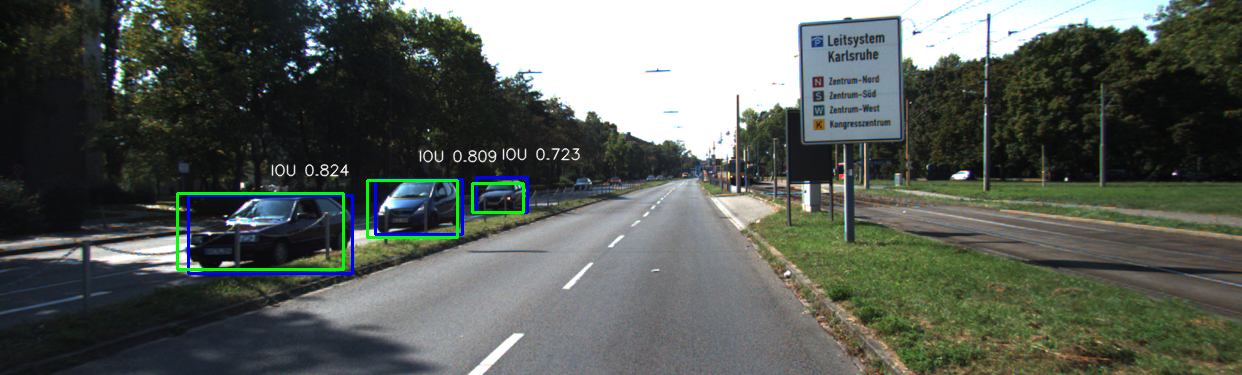
#> input picture IOU_evaluations/Inception_v2_detections_original/Inception_v2_IOU_11.png, 1242 x 375 px, given in place of image.jpg, which was not available
$ python Lane_segmentation.py
#> lines starting #> are read from the running program, lines starting #| are printed output that depends on the picture; after the words box and inside, x2 and y2 are one past the last pixel; in counts of white or black regions, pixels touching at a corner belong together; pictures that were not available may be replaced by others from this repository, and a replacement may not be noted
import cv2
import sys, getopt
import numpy as np
import math
from matplotlib import pyplot as plt

def processing(img):
	imshape = img.shape
	img = cv2.cvtColor(img, cv2.COLOR_BGR2RGB)
	hls = cv2.cvtColor(img, cv2.COLOR_RGB2HLS)


	gray = cv2.cvtColor(img, cv2.COLOR_RGB2GRAY)
	img1 = smoothing(gray, 5)
	img1 = canny(img1, 50, 150)

	plt.subplot(121),plt.imshow(img)
	plt.title('Original Image'), plt.xticks([]), plt.yticks([])
	plt.subplot(122),plt.imshow(img1, cmap = 'gray')
	plt.title('Edge Image'), plt.xticks([]), plt.yticks([])
	plt.show()

### Video's vertices
	lower_left = [0, imshape[0]]
	lower_right = [imshape[1], imshape[0]]
	top_left = [0, imshape[0]/1.5]
	top_right = [imshape[1], imshape[0]/1.5]

	vertices = [np.array([lower_left, top_left, top_right, lower_right], dtype = np.int32)]

	img1  = ROI(img1, vertices)

	plt.subplot(121),plt.imshow(img, cmap = 'gray')
	plt.title('Original Image'), plt.xticks([]), plt.yticks([])
	plt.subplot(122),plt.imshow(img1, cmap = 'gray')
	plt.title('ROI edge Image'), plt.xticks([]), plt.yticks([])
	plt.show()

	lines = cv2.HoughLinesP(img1, rho = 4, theta = (np.pi/180), threshold = 100, lines = np.array([]), minLineLength = 40, maxLineGap = 150)

	img2 = draw_lines(img, lines)

	plt.subplot(121),plt.imshow(img)
	plt.title('Original Image'), plt.xticks([]), plt.yticks([])
	plt.subplot(122),plt.imshow(img2,cmap = 'gray')
	plt.title('Original Image with lines'), plt.xticks([]), plt.yticks([])
	plt.show()

def smoothing(img, ksize):
	return cv2.GaussianBlur(img, (ksize, ksize), 0)

def canny(img, low_trhld, high_trhld):
	return cv2.Canny(img, low_trhld, high_trhld)

def ROI(img, vertices):
	mask = np.zeros_like(img)
	color_mask = 255
	cv2.fillPoly(mask, vertices, color_mask)
	masked_image = cv2.bitwise_and(img, mask)
	return masked_image

def draw_lines(img, lines, color = [0, 0, 255], thickness = 5):
	if lines is None:
		return img

	line_img = np.zeros((img.shape[0], img.shape[1], img.shape[2]), dtype=np.uint8)

	left_line_x = []
	left_line_y = []
	right_line_x = []
	right_line_y = []

	for line in lines:
		for x1, y1, x2, y2 in line:
			if(x2-x1 == 0):
				print('dividing by zero')
				return img

			slope = (y2 - y1) / (x2 - x1) # <-- Calculating the slope.
			if math.fabs(slope) < 0.5: # <-- Only consider extreme slope
				continue
			if slope <= 0: # <-- If the slope is negative, left group.
				left_line_x.extend([x1, x2])
				left_line_y.extend([y1, y2])
			else: # <-- Otherwise, right group.
				right_line_x.extend([x1, x2])
				right_line_y.extend([y1, y2])

	min_y = int(img.shape[0] * (3.5 / 5)) # <-- Just below the horizon
	max_y = int(img.shape[0]) # <-- The bottom of the image

	if ((len(left_line_x) is 0) or (len(left_line_y) is 0) or (len(right_line_x) is 0) or (len(right_line_y) is 0)):
		print("No lane detected")
		return img

	poly_left = np.poly1d(np.polyfit(left_line_y, left_line_x, deg=1))

	left_x_start = int(poly_left(max_y))
	left_x_end = int(poly_left(min_y))

	poly_right = np.poly1d(np.polyfit(right_line_y, right_line_x, deg=1))

	right_x_start = int(poly_right(max_y))
	right_x_end = int(poly_right(min_y))

	new_lines = [[[left_x_start, max_y, left_x_end, min_y], [right_x_start, max_y, right_x_end, min_y]]]

	for line in new_lines:
		for x1, y1, x2, y2 in line:
			cv2.line(line_img, (x1, y1), (x2, y2), color, thickness)

	img = cv2.addWeighted(img, 1, line_img, 1.0, 0.0)

	return img

if __name__ == "__main__":
	processing(cv2.imread("/home/camilo685/Desktop/Tesis/Code/image.jpg"))
#> in processing, `imshape = img.shape`: imshape = (375, 1242, 3)
#> in processing, `hls = cv2.cvtColor(img, cv2.COLOR_RGB2HLS)`: hls: shape (375, 1242, 3); mean of channels 0, 1, 2 65.6, 90.2, 45.8
#> in processing, `gray = cv2.cvtColor(img, cv2.COLOR_RGB2GRAY)`:
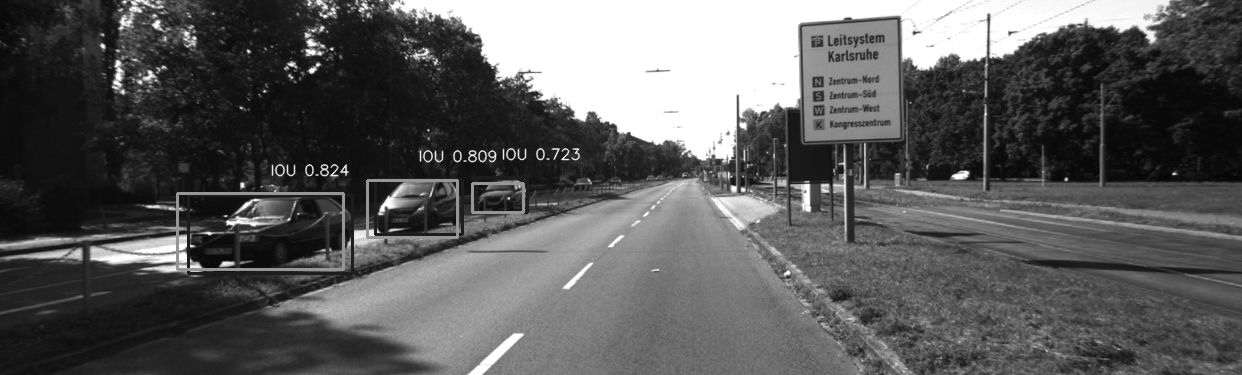
#> gray: shape (375, 1242); min 5, max 255, mean 91.4
#> in canny, `return cv2.Canny(img, low_trhld, high_trhld)`:
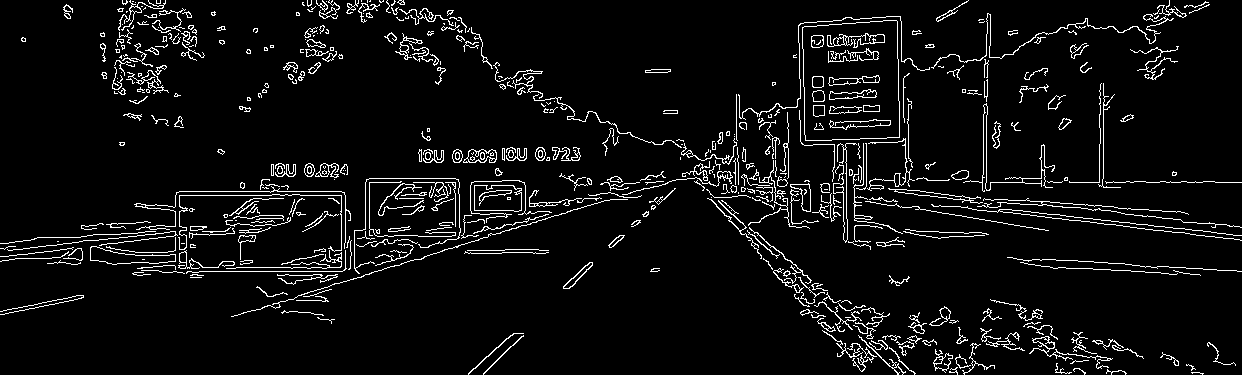
#> returned value: shape (375, 1242); 5.8% white in thin lines or dots
#> in processing, `plt.show()`:
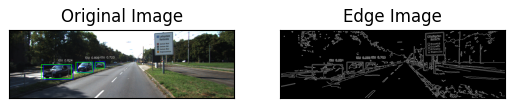
#> figure drawn by matplotlib, 2 panels
#> in processing, `lower_left = [0, imshape[0]]`: lower_left = [0, 375]
#> in processing, `lower_right = [imshape[1], imshape[0]]`: lower_right = [1242, 375]
#> in processing, `top_left = [0, imshape[0]/1.5]`: top_left = [0, 250]
#> in processing, `top_right = [imshape[1], imshape[0]/1.5]`: top_right = [1242, 250]
#> in processing, `vertices = [np.array([lower_left, top_left, top_right, lower_right], d..`: vertices = [[[0, 375], [0, 250], [1242, 250], [1242, 375]]]
#> in ROI, `cv2.fillPoly(mask, vertices, color_mask)`:
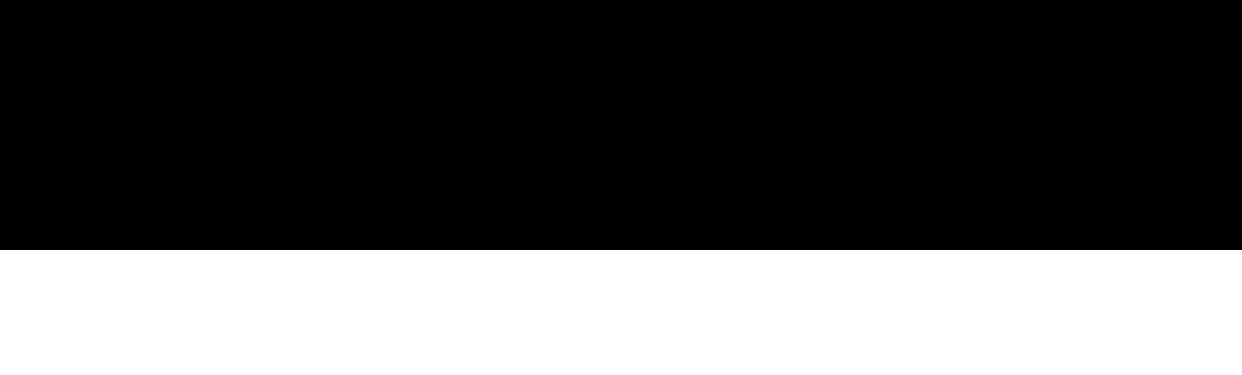
#> mask: shape (375, 1242); 33.3% white; 1 white region, box (x1, y1, x2, y2) and area: (0, 250, 1242, 375) 155250
#> in ROI, `masked_image = cv2.bitwise_and(img, mask)`:
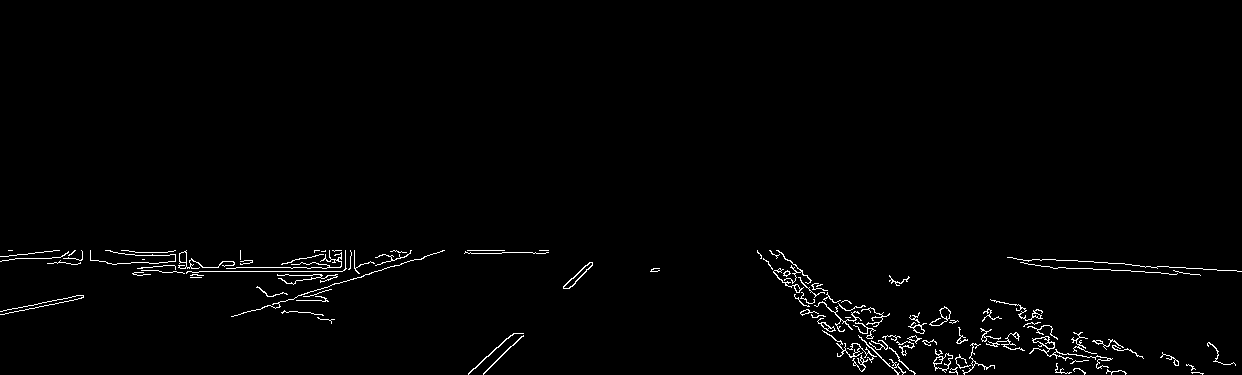
#> masked_image: shape (375, 1242); 1.4% white in thin lines or dots, all inside (x1, y1, x2, y2) = (0, 250, 1242, 375)
#> in processing, `lines = cv2.HoughLinesP(img1, rho = 4, theta = (np.pi/180), threshold ..`: lines = 94 rows, first 6: [808, 309, 1051, 326], [9, 259, 361, 277], [105, 250, 335, 275], [47, 263, 403, 263], [818, 320, 1218, 355], [134, 272, 198, 272]
#> the loop in draw_lines, `for line in lines:` made 94 passes
#> line on passes 1 to 12: [[808, 309, 1051, 326]], [[9, 259, 361, 277]], [[105, 250, 335, 275]], [[47, 263, 403, 263]], [[818, 320, 1218, 355]], [[134, 272, 198, 272]], [[821, 324, 1178, 361]], [[822, 326, 1203, 373]], [[53, 250, 426, 256]], [[1093, 269, 1216, 269]], [[35, 252, 421, 259]], [[159, 271, 377, 271]]
#> after the loop in draw_lines, `for line in lines:`: left_line_x = [483, 591, 468, 592]; left_line_y = [374, 262, 373, 265]; right_line_x = [778, 895, 757, 905]; right_line_y = [250, 351, 252, 372]
#> in draw_lines, `left_x_start = int(poly_left(max_y))`: left_x_start = 473
#> in draw_lines, `left_x_end = int(poly_left(min_y))`: left_x_end = 593
#> in draw_lines, `right_x_start = int(poly_right(max_y))`: right_x_start = 915
#> in draw_lines, `right_x_end = int(poly_right(min_y))`: right_x_end = 781
#> in draw_lines, `new_lines = [[[left_x_start, max_y, left_x_end, min_y], [right_x_start..`: new_lines = [[[473, 375, 593, 262], [915, 375, 781, 262]]]
#> the loop in draw_lines, `for line in new_lines:` made 1 pass
#> line on pass 1: [[473, 375, 593, 262], [915, 375, 781, 262]]
#> after the loop in draw_lines, `for line in new_lines:`:
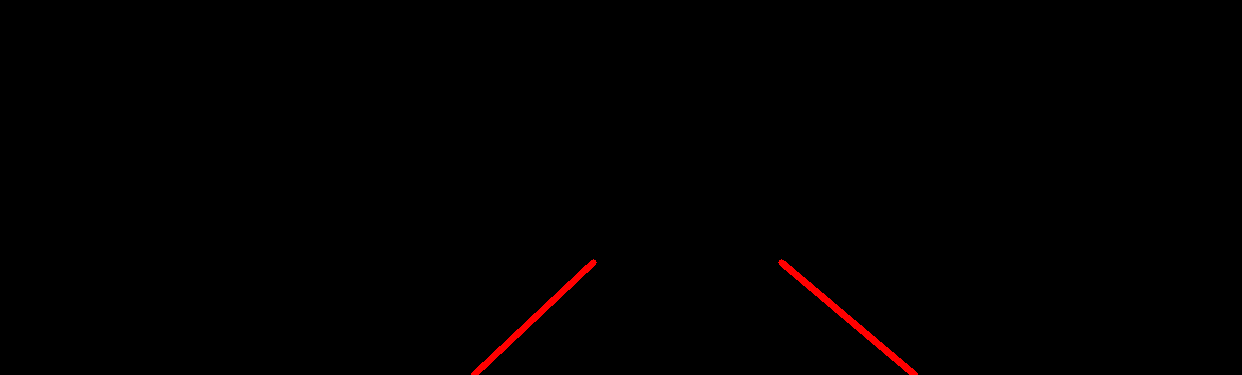
#> line_img: shape (375, 1242, 3); mean of channels 0, 1, 2 0, 0, 1.3; drawn as B, G, R
#> in draw_lines, `img = cv2.addWeighted(img, 1, line_img, 1.0, 0.0)`:
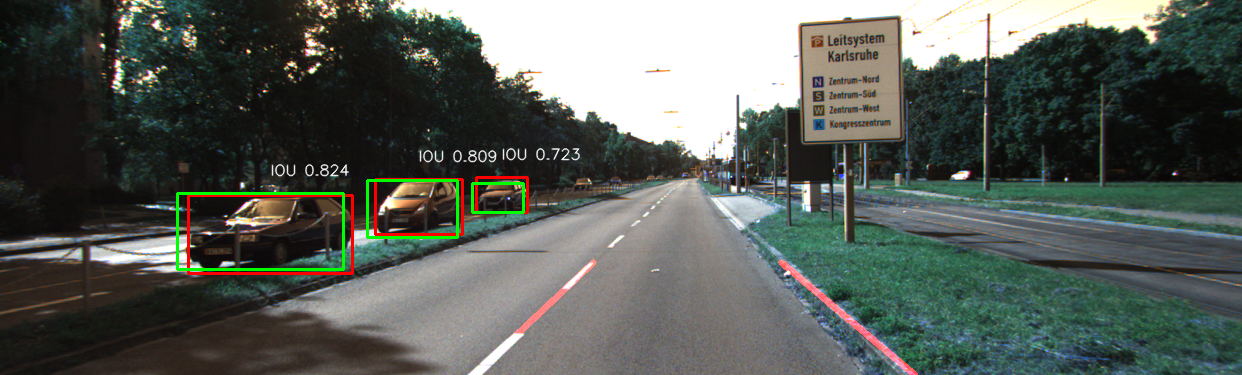
#> img: shape (375, 1242, 3); mean of channels 0, 1, 2 88, 93.9, 88.3; drawn as B, G, R

$ run again, on IOU_evaluations/Inception_v2_detections_original/Inception_v2_IOU_12.png
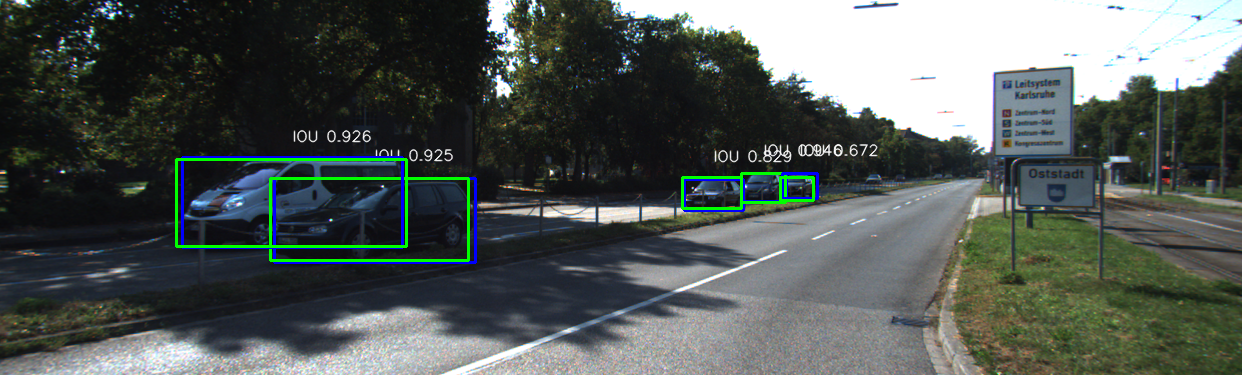
#> input picture IOU_evaluations/Inception_v2_detections_original/Inception_v2_IOU_12.png, 1242 x 375 px, given in place of image.jpg, which was not available
#> imshape = (375, 1242, 3)
#> hls: shape (375, 1242, 3); mean of channels 0, 1, 2 71.7, 86.5, 45.4
#> in processing, `plt.show()`:
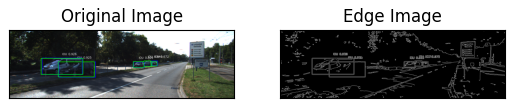
#> figure drawn by matplotlib, 2 panels
#> lower_left = [0, 375]
#> lower_right = [1242, 375]
#> top_left = [0, 250]
#> top_right = [1242, 250]
#> vertices = [[[0, 375], [0, 250], [1242, 250], [1242, 375]]]
#> mask: shape (375, 1242); 33.3% white; 1 white region, box (x1, y1, x2, y2) and area: (0, 250, 1242, 375) 155250
#> in ROI, `masked_image = cv2.bitwise_and(img, mask)`:
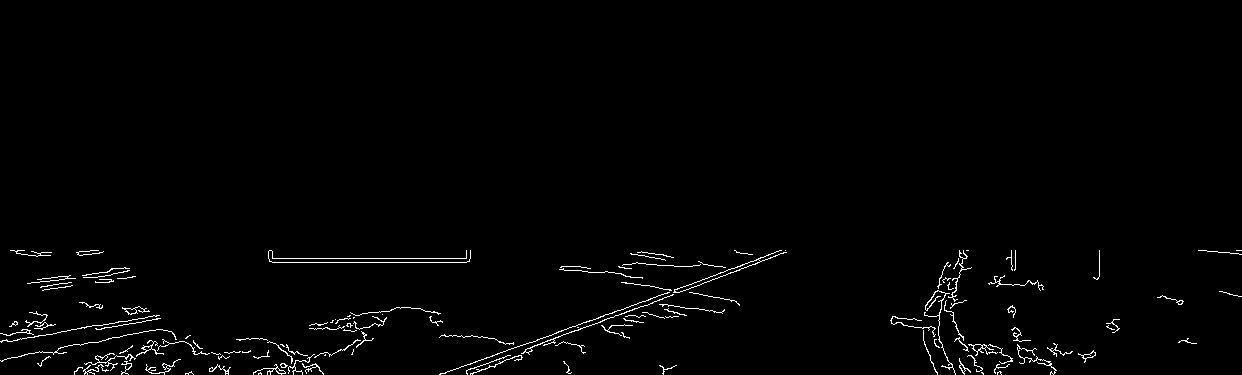
#> masked_image: shape (375, 1242); 1.4% white in thin lines or dots, all inside (x1, y1, x2, y2) = (0, 250, 1242, 375)
#> lines = 115 rows, first 6: [268, 258, 406, 262], [76, 370, 663, 370], [440, 374, 781, 250], [39, 351, 353, 351], [466, 373, 785, 250], [943, 269, 1099, 271]
#> the loop in draw_lines, `for line in lines:` made 115 passes
#> after the loop in draw_lines, `for line in lines:`: left_line_x = []

$ run again, on IOU_evaluations/Inception_v2_detections_original/Inception_v2_IOU_13.png
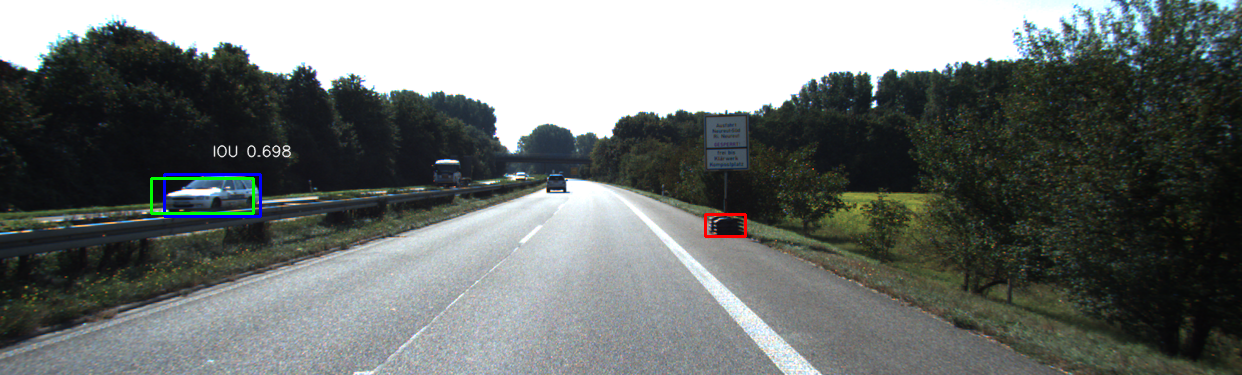
#> input picture IOU_evaluations/Inception_v2_detections_original/Inception_v2_IOU_13.png, 1242 x 375 px, given in place of image.jpg, which was not available
#> imshape = (375, 1242, 3)
#> hls: shape (375, 1242, 3); mean of channels 0, 1, 2 62.9, 112, 37.2
#> in canny, `return cv2.Canny(img, low_trhld, high_trhld)`:
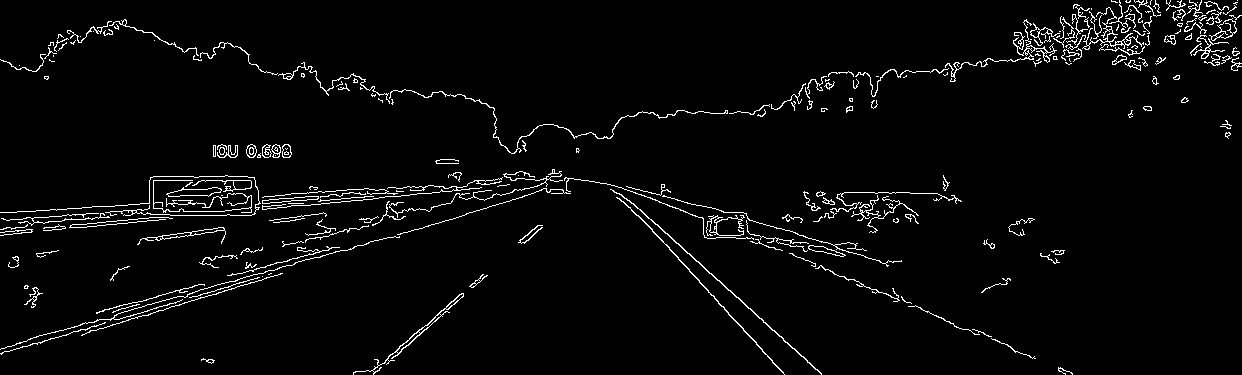
#> returned value: shape (375, 1242); 3.2% white in thin lines or dots
#> lower_left = [0, 375]
#> lower_right = [1242, 375]
#> top_left = [0, 250]
#> top_right = [1242, 250]
#> vertices = [[[0, 375], [0, 250], [1242, 250], [1242, 375]]]
#> mask: shape (375, 1242); 33.3% white; 1 white region, box (x1, y1, x2, y2) and area: (0, 250, 1242, 375) 155250
#> masked_image: shape (375, 1242); 0.67% white in thin lines or dots, all inside (x1, y1, x2, y2) = (0, 250, 1073, 375)
#> lines = 25 rows, first 6: [37, 344, 261, 280], [41, 342, 344, 250], [87, 323, 314, 250], [781, 250, 1072, 373], [684, 250, 821, 373], [373, 373, 447, 311]
#> the loop in draw_lines, `for line in lines:` made 25 passes
#> after the loop in draw_lines, `for line in lines:`: left_line_x = [373, 447, 372, 463, 388, 483, 373, 480, 388, 486]; left_line_y = [373, 311, 370, 296, 356, 274, 374, 278, 363, 275]; right_line_x = [684, 821, 670, 743, 674, 783]; right_line_y = [250, 373, 250, 330, 253, 373]
#> left_x_start = 370
#> left_x_end = 499
#> right_x_start = 800
#> right_x_end = 685
#> new_lines = [[[370, 375, 499, 262], [800, 375, 685, 262]]]
#> the loop in draw_lines, `for line in new_lines:` made 1 pass
#> line on pass 1: [[370, 375, 499, 262], [800, 375, 685, 262]]
#> in draw_lines, `img = cv2.addWeighted(img, 1, line_img, 1.0, 0.0)`:
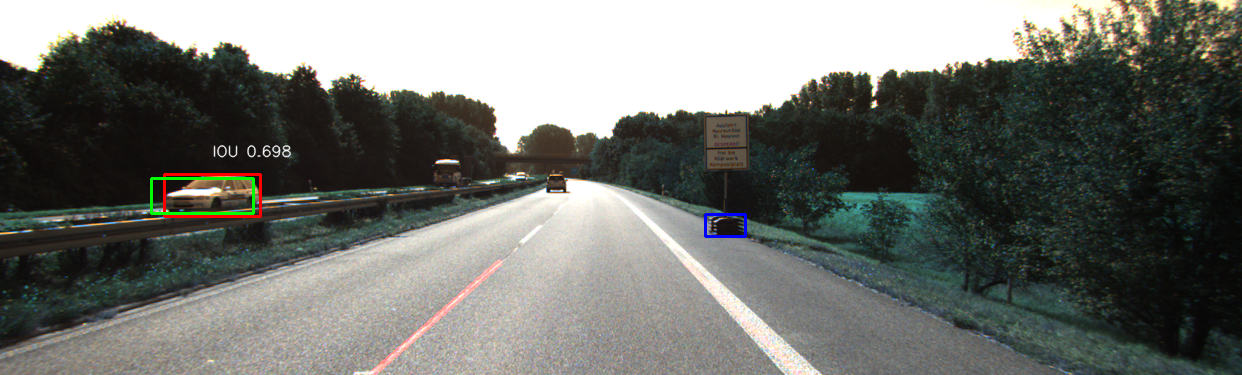
#> img: shape (375, 1242, 3); mean of channels 0, 1, 2 109.2, 114.2, 112.3; drawn as B, G, R
